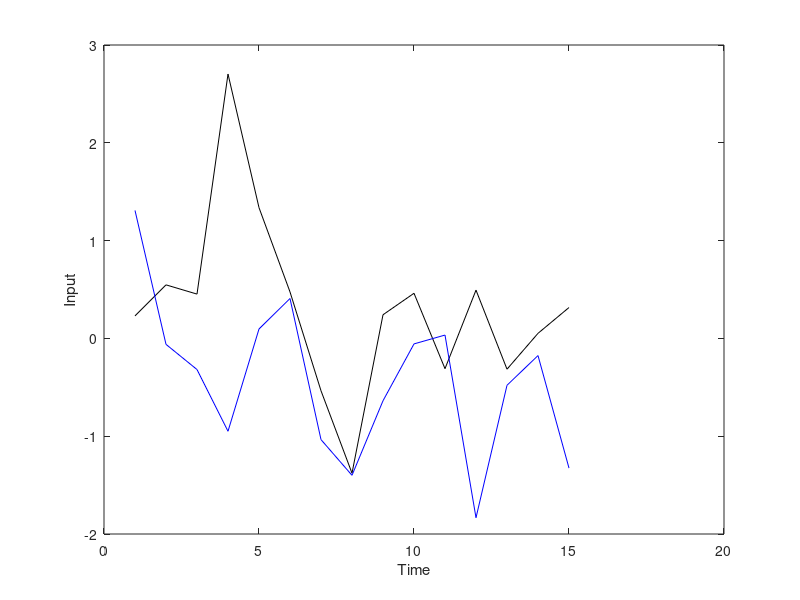
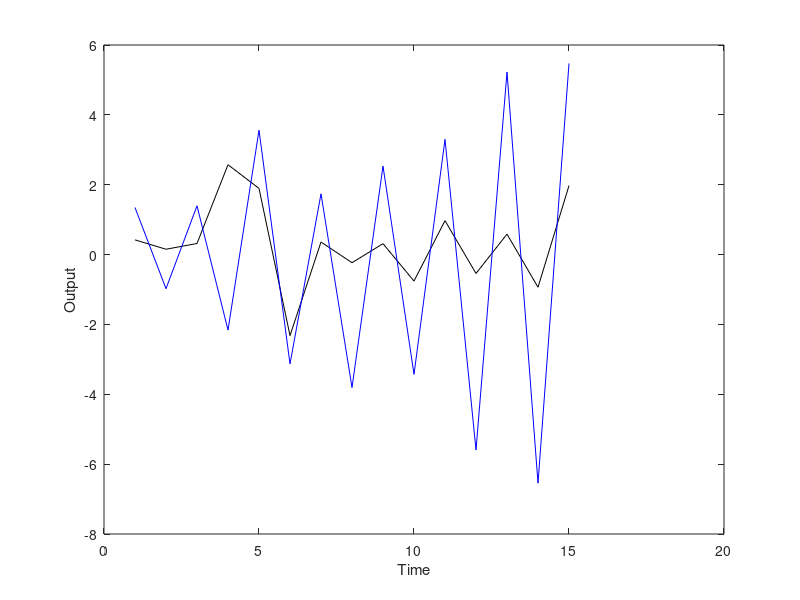

The MATLAB script that drew these images, in order:
% Parameter estiamtion of multi-variable systems using the LS method

clear all;
close all;
clc

L=15;
U1=zeros(2,1);U2=zeros(2,1);
Y1=zeros(2,1);Y2=zeros(2,1);

% Generate input-output data
A1=[0.5,-0.2;-0.3,0.6];A2=[1.2,-0.6;0.1,-0.6];
B0=[1.0,0.0;0.0,1.0];B1=[0.5,-0.4;0.2,-0.3];B2=[0.3,-0.4;-0.2,0.1];
randn('seed',100)
V=sqrt(0.05)*randn(2,L);     % Noise
randn('seed',1000)
U=randn(2,L);               % Input signal
for k=1:1:L
   time(k)=k;
   Y(1:2,k)=-A1*Y1-A2*Y2+B0*U(1:2,k)+B1*U1+B2*U2+0.5*V(1:2,k);
   U2=U1;U1=U(1:2,k);Y2=Y1;Y1=Y(1:2,k);
end
figure(1);
plot(time,U(1,:),'k',time,U(2,:),'b');
xlabel('Time'),ylabel('Input');
figure(2)
plot(time,Y(1,:),'k',time,Y(2,:),'b');
xlabel('Time'),ylabel('Output');
clear time

% Identification using the LS method
for i=3:L
    % The identification coefficient matrix and observation vector
    H(i-2,1:10)=[-Y(1,i-1),-Y(2,i-1),-Y(1,i-2),-Y(2,i-2),U(1,i),U(2,i),U(1,i-1),U(2,i-1),U(1,i-2),U(2,i-2)];
    Y1(i-2)=Y(1,i);
    Y2(i-2)=Y(2,i);
end
theat1=inv(H'*H)*H'*Y1;
theat2=inv(H'*H)*H'*Y2;

% Separation of the parameters
A1H=[theat1(1),theat1(2);theat2(1),theat2(2)]
A1
A2H=[theat1(3),theat1(4);theat2(3),theat2(4)]
A2
B0H=[theat1(5),theat1(6);theat2(5),theat2(6)]
B0
B1H=[theat1(7),theat1(8);theat2(7),theat2(8)]
B1
B2H=[theat1(9),theat1(10);theat2(9),theat2(10)]
B2
